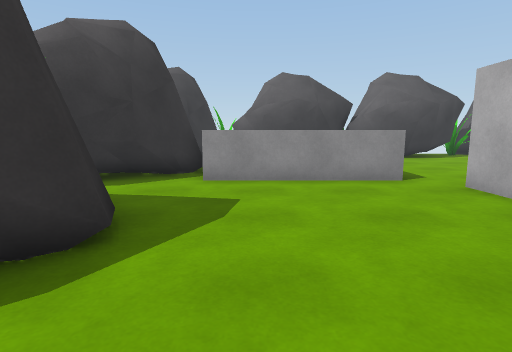
[1] (above)

24 first-person views from a walk through a scene from a Unity 3-D project. The camera is 1.2 m above the floor, tilts 8° down and sees 80° across. The floor is counted in squares, 1 m on a side. Each view is taken from the middle of a square. On the plan, view 1 faces up. The plan holds only what a view shows up to about 13 squares ahead; the rest is blank. The place goes on beyond the plan. The player character is not drawn.

[2]
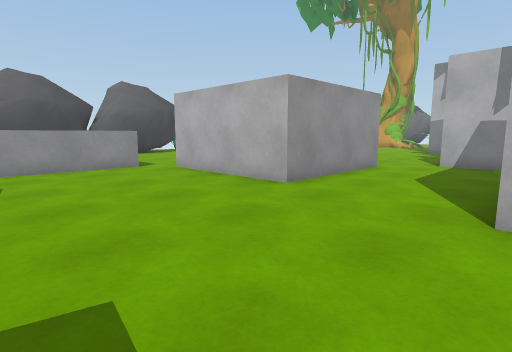

[3]
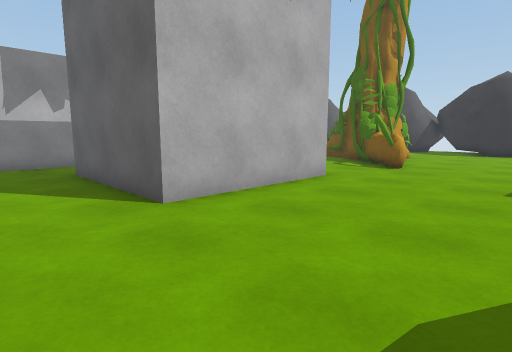

[4]
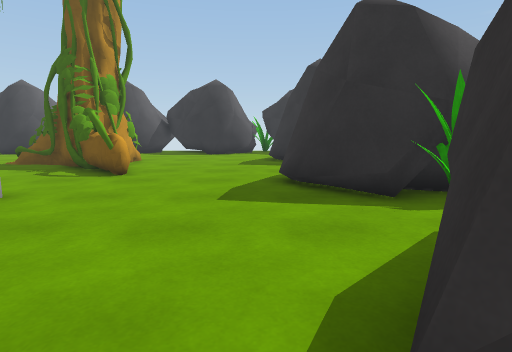

[5]
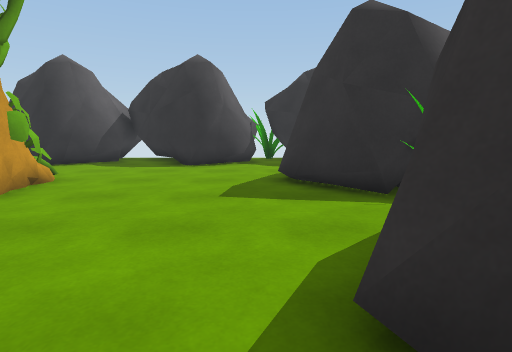

[6]
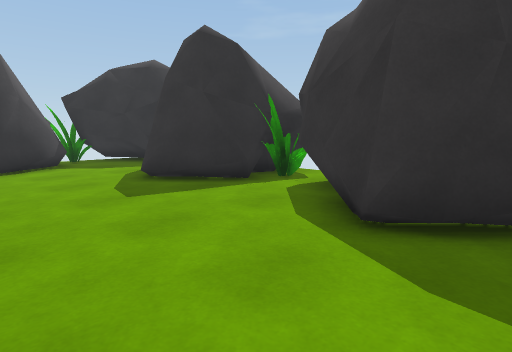

[7]
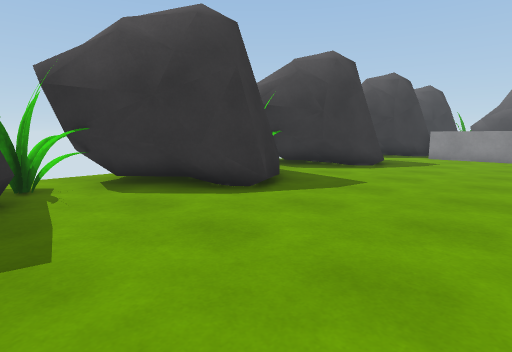

[8]
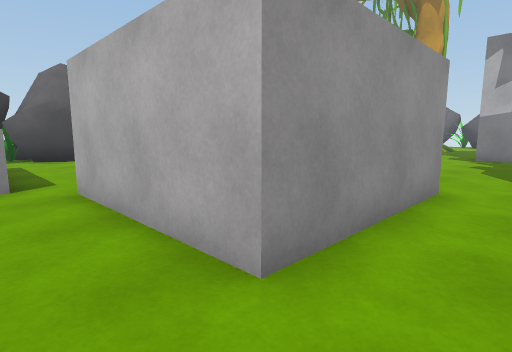

[9]
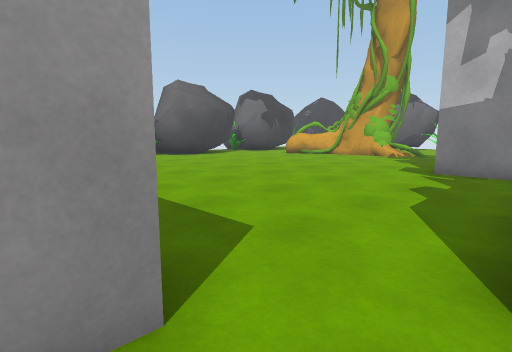

[10]
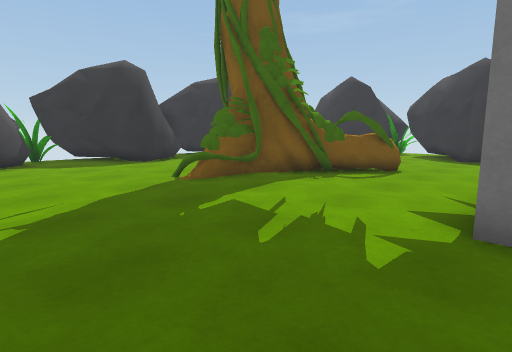

[11]
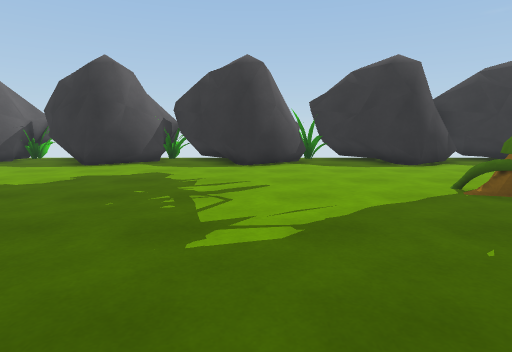

[12]
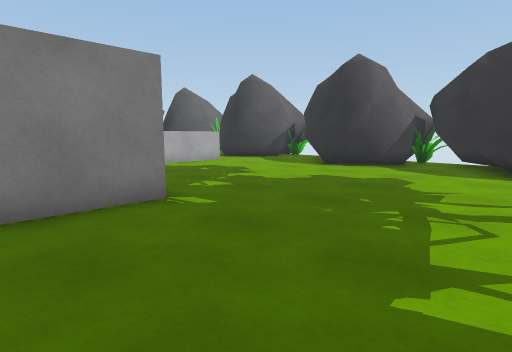

[13]
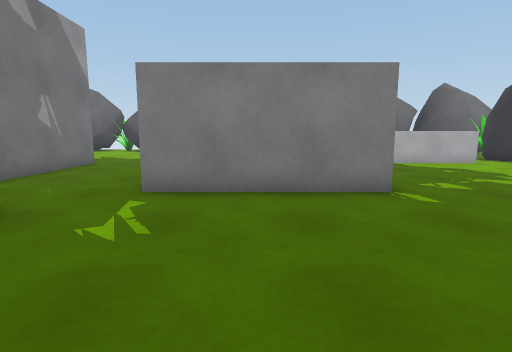

[14]
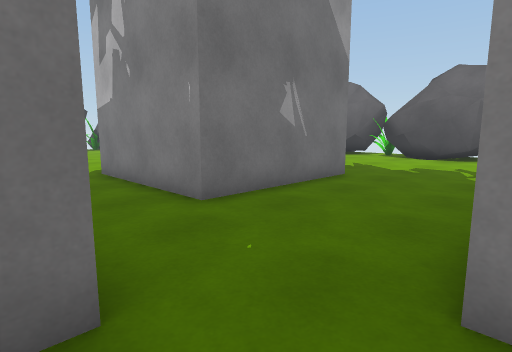

[15]
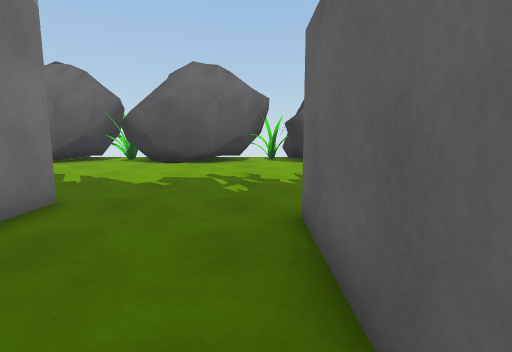

[16]
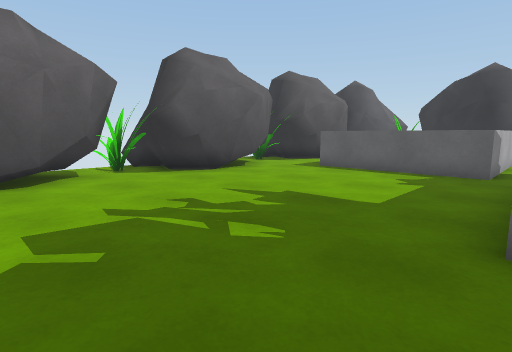

[17]
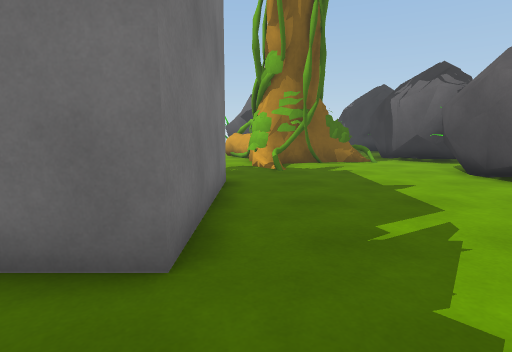

[18]
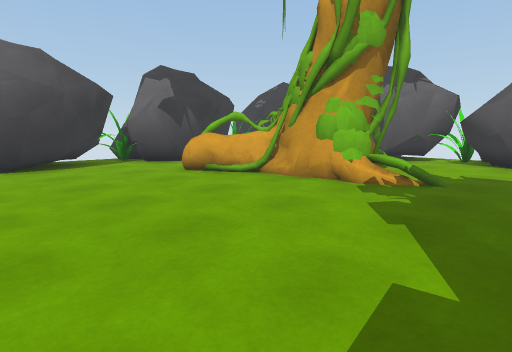

[19]
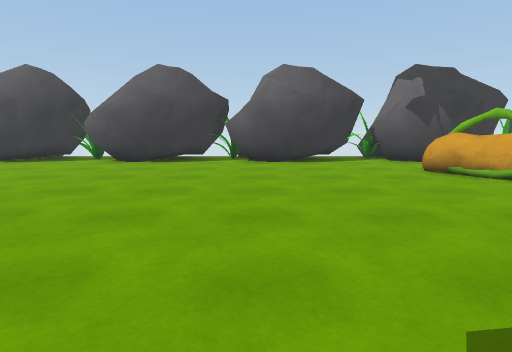

[20]
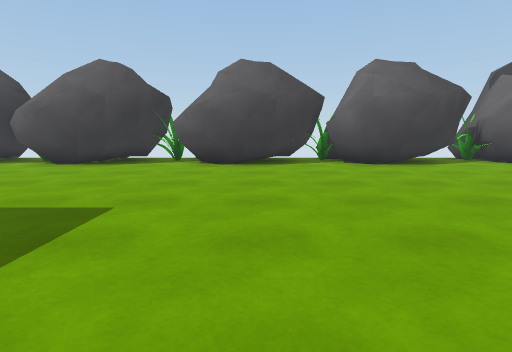

[21]
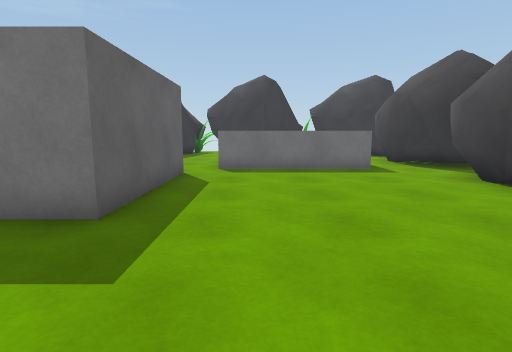

[22]
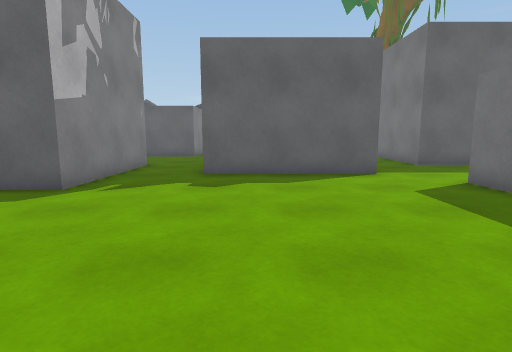

[23]
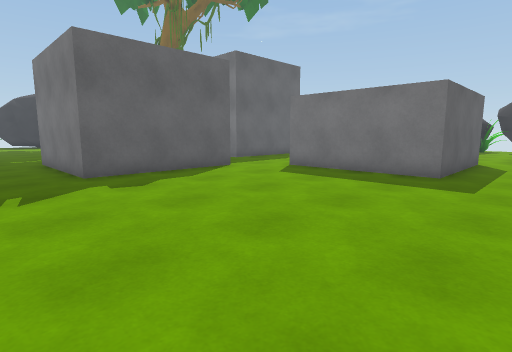

[24]
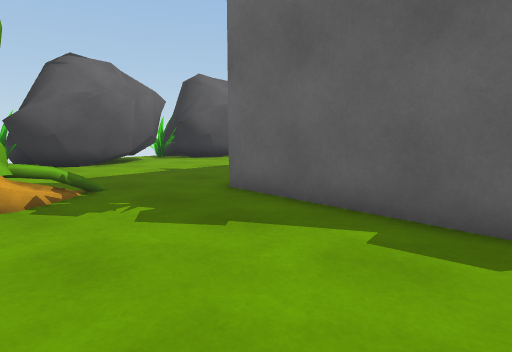

### Floor plan
Key: @ floor where view 1 was taken; # wall or solid block; x gap in a wall; . floor; / step, stairs or slope; = window, fence, low wall or low ledge; ^ raised ledge.
Columns run from 4 left of view 1 to 32 right of it. Each row starts with its distance up from view 1.
 16                     #     # #
 15      ############################
 14      ##...###...###...###....##
 13        ^.....................
 12         ^...................#
 11         ^...................##
 10   #     ^...................###
  9  ##     ^....................#
  8 ##.^^^^^^....................#####x##
  7 ##.......#####...............###....#
  6  ........#   ##..............##.....#
  5   .......#    #....................##
  4  ##......#    #....................#
  3  ##......#    #....................#
  2 ##.......######........######......#
  1 ##.....................#    #......##
  0 #...@...........#####..#    #.......#
 -1 ##..............#   #..#    #......##
 -2  ##.............#   #..######......#
 -3  ##.....######..#   #..............#
 -4 ###.....#    #.     #..............#
 -5 ##......#           #..............##
 -6 #.......#          .................#
 -7 #.......#    #.. .....######........#
 -8 ##....................#     .......##
 -9  ##...................#     .......#
-10  ##...................#     .......#
-11  #.....##.............##    .......#
-12 ##.....###.............#    .......##
-13  #......###...............  ^^^^^^..
-14 ##......####=...............^
-15  ##.....#   ................^
-16   #.....// .................^
-17    ....../..................^
-18   ...........................^
-19  ....##...## ................#
-20 ##..####.#####..####..####.. #
-21  ####  #######.########  ####
-22  ##          ###   ## #

Where each view was taken, in squares from view 1:
view 1: 0 up, 0 right, facing up
view 2: 3 down, 1 left, facing up-right
view 3: 0 up, 1 left, facing down-right
view 4: 2 down, 1 left, facing down
view 5: 8 down, 1 left, facing down
view 6: 8 down, 2 right, facing down-left
view 7: 8 down, 3 right, facing up-left
view 8: 0 up, 3 right, facing up-right
view 9: 0 up, 9 right, facing up-right
view 10: 7 down, 13 right, facing down-left
view 11: 8 down, 13 right, facing down
view 12: 9 down, 13 right, facing down-right
view 13: 9 down, 12 right, facing right
view 14: 7 down, 16 right, facing up-right
view 15: 6 down, 19 right, facing right
view 16: 3 down, 23 right, facing down-right
view 17: 5 down, 25 right, facing up
view 18: 3 up, 18 right, facing up-right
view 19: 2 up, 18 right, facing up
view 20: 3 up, 14 right, facing up
view 21: 9 up, 14 right, facing left
view 22: 9 up, 15 right, facing down
view 23: 9 up, 19 right, facing down-left
view 24: 7 up, 19 right, facing down-right
